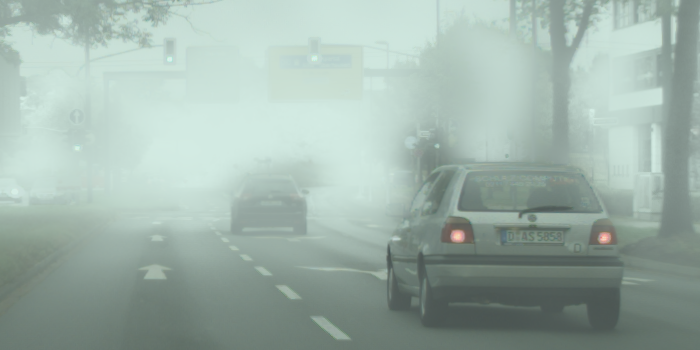
%> input picture Visibility_final_zipped/Visibility_estimation/Dataset/foggycar.png, 700 x 350 px
$ octave main.m   (GNU Octave 9; MATLAB toolbox functions it lacks are replaced by stand-ins)
%> lines starting %> are read from the running program, lines starting %| are printed output that depends on the picture
### Visibility_final_zipped/Visibility_estimation/readIm.m
function im = readIm(image, ext)
%> called with image = 'foggycar', ext = '.png'
cd 'Dataset'
im = imread(strcat(image, ext));
%> im is the input picture: size 350x700x3 uint8; mean R, G, B 158.5, 178, 169.8
cd ..

im = double(im);
%> im: size 350x700x3 double
im = im./255;

### Visibility_final_zipped/Visibility_estimation/darkchannel.m
function dark = darkchannel(im_input)

[height, width, ~] = size(im_input);

patch_size = 15;
pad_size = 7;


dark = zeros(height, width); % the dark channel

pad_added = padarray(im_input, [pad_size pad_size], Inf);

for j = 1:height
    for i = 1:width

        patch = pad_added(j:(j+patch_size-1), i:(i+patch_size-1),:);

        dark(j,i) = min(patch(:));


     end
end

### Visibility_final_zipped/Visibility_estimation/atmlight.m
function A = atmlight(im_input, dark_image)

% vector and sort operations to find closest to 1 atmospheric light

[height, width, ~] = size(im_input);
imsize = width * height;

range = floor(imsize/1000);
dark_J_vector = reshape(dark_image,imsize,1);
input_im_vector = reshape(im_input,imsize,3);

[dark_J_vector, indices] = sort(dark_J_vector);
indices = indices(imsize-range+1:end);

atmSum = zeros(1,3);
for ind = 1:range
    atmSum = atmSum + input_im_vector(indices(ind),:);
end

A = atmSum / range;

### Visibility_final_zipped/Visibility_estimation/transmission.m
function trans = transmission(im_input, A)

omega = 1;

im_div_light = zeros(size(im_input));


for c = 1:3
    im_div_light(:,:,c) = im_input(:,:,c)./A(c);
end


trans = 1-omega*darkchannel(im_div_light);

### Visibility_final_zipped/Visibility_estimation/visibility.m
function visi = visibility(transm)

H = size(transm,1)/3;
W = size(transm,2)/3;

heightpart = floor(H);
widthpart = floor(W);

for i = 0:2
    for j = 0:2

    B = transm((1+(i*heightpart)):((1+i)*heightpart),  (1+(j*widthpart)):((1+j)*widthpart) );

    Result(1+i,1+j) = mean(B,'all');


    end
end


visi = Result;

end

### Visibility_final_zipped/Visibility_estimation/scaling.m
function scale = scaling(visi)

scale = zeros(3,3);

for i = 1:3
    for j = 1:3
    if  visi(i,j) >= 0.7
        scale(i,j) = 5;
    elseif visi(i,j) >= 0.55
        scale(i,j) = 4;
    elseif visi(i,j) >= 0.4
        scale(i,j) = 3;
    elseif visi(i,j) >= 0.2
        scale(i,j) = 2;
    elseif visi(i,j) >= 0
        scale(i,j) = 1;
    else
        scale(i,j) = -1;
    end
    end

end

### Visibility_final_zipped/Visibility_estimation/overall.m
function ovr = overall(transm)

tmp = mean(transm,'all');

if  tmp >= 0.7
        ovr = 5;
    elseif tmp >= 0.55
        ovr = 4;
    elseif tmp >= 0.4
        ovr = 3;
    elseif tmp >= 0.2
        ovr = 2;
    elseif tmp >= 0
        ovr = 1;
    else
        ovr(i,j) = -1;
end

### Visibility_final_zipped/Visibility_estimation/scaleonimage.m
function soi = scaleonimage(image, scale)

H = size(image,1)/3;
W = size(image,2)/3;
C = size(image,1)/15;

heightpart = floor(H);
widthpart = floor(W);

figure;
imshow(image);

for i = 0:2
    for j = 0:2

    B = scale(i+1,j+1);

    X = floor(widthpart/2);
    Y = floor(heightpart/2);

    X = X+widthpart*j;
    Y = Y+heightpart*i;

    switch B
        case 1
          text(X,Y,'1','Color','#8c8c8c','FontSize',C);
        case 2
          text(X,Y,'2','Color','#8c8c8c','FontSize',C);
        case 3
          text(X,Y,'3','Color','#404040','FontSize',C);
        case 4
          text(X,Y,'4','Color','#8c8c8c','FontSize',C);
        case 5
          text(X,Y,'5','Color','#8c8c8c','FontSize',C);
    end


    end
end

soi = 1;


end

### Visibility_final_zipped/Visibility_estimation/main.m

% % Program consists of two parts, in default only DCP method is ON
% First part is dark prior channel method.
% Second is canny edge detection method.
% To make both methods work
% remove indexing of lines 18, 23, 30, 37, 38
% and lines 100 to 124
% also make sure that path in cd - line 14 is set correctly


clc; clear all; close all;


cd('C:\Users\dudek\Documents\MATLAB\Visibility_estimation');

file_ext = '.png';
file = {'foggycar'};
% ref = {'IMG_7411_RGB'};
scale = 1;

%filename operations
file = char(file);
% ref = char(ref);
disp(strcat('Process: ', file));


%read image and save it in results folder
imageRGB = imresize(readIm(file, file_ext), scale);
imwrite(imageRGB, fullfile('Results', strcat(file, file_ext)));
% imageref = imresize(readIm(ref, file_ext), scale);


%plottingimage
figure;
imshow(imageRGB);

% [31 lines of commented-out code are left out]

dark = darkchannel(imageRGB);
%> in darkchannel, `pad_added = padarray(im_input, [pad_size pad_size], Inf);`: pad_added: size 364x714x3 double; 5.73% of the values are NaN or infinite; the others: min 0.282, max 0.957, mean 0.662
%> after the loop in darkchannel, `for j = 1:height`:
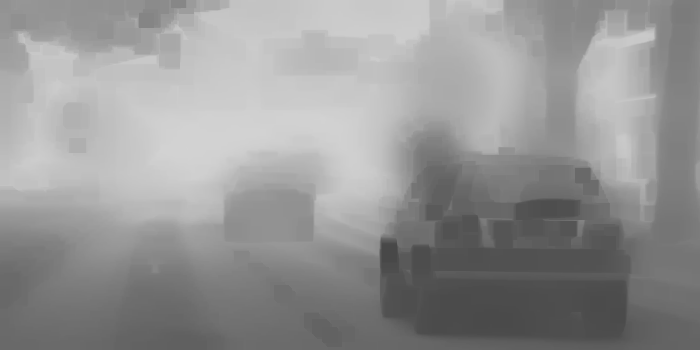
%> dark: size 350x700 double; min 0.282, max 0.827, mean 0.583
imwrite(dark, fullfile('Results', strcat(file, '_dark', file_ext)));
% figure;
% imshow(dark);

%calculate atmospheric light
light = atmlight(imageRGB, dark);
%> in atmlight, `indices = indices(imsize-range+1:end);`: indices = 245 values, max 113871 at index 242, min 65248 at index 243, mean 92394.4
%> the loop in atmlight, `for ind = 1:range` made 245 passes
%> atmSum on passes 1 to 3: [0.824 0.918 0.886], [1.65 1.84 1.77], [2.47 2.75 2.66]
%> after the loop in atmlight, `for ind = 1:range`: atmSum = [201.8 224.9 217.2]
%> in atmlight, `A = atmSum / range;`: A = [0.824 0.918 0.886]
%> light = [0.824 0.918 0.886]

%transmission map
trans = transmission(imageRGB, light);
%> after the loop in transmission, `for c = 1:3`:
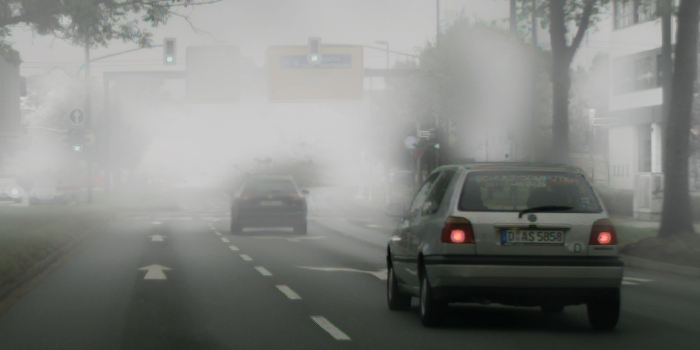
%> im_div_light: size 350x700x3 double; mean R, G, B 0.755, 0.76, 0.751; drawn with min black and max white
%> in darkchannel (call 2), `pad_added = padarray(im_input, [pad_size pad_size], Inf);`: pad_added: size 364x714x3 double; 5.73% of the values are NaN or infinite; the others: min 0.343, max 1.16, mean 0.755
%> after the loop in darkchannel (call 2), `for j = 1:height`:
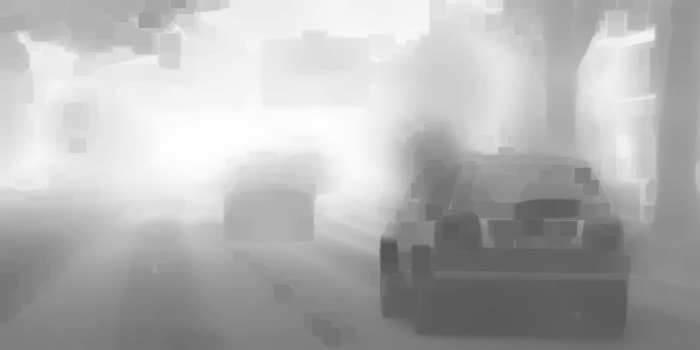
%> dark: size 350x700 double; min 0.343, max 1, mean 0.704
%> in transmission, `trans = 1-omega*darkchannel(im_div_light);`:
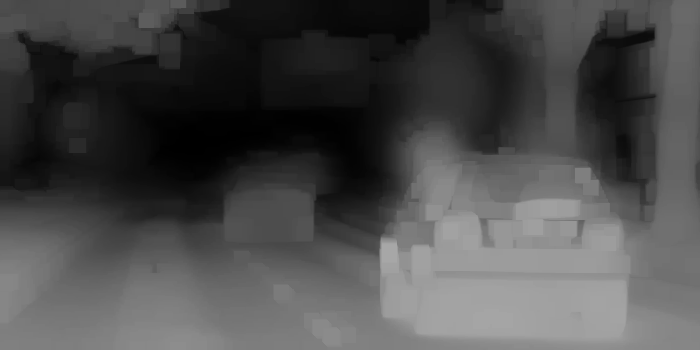
%> trans: size 350x700 double; min 0.000126, max 0.657, mean 0.296
imwrite(trans, fullfile('Results', strcat(file, '_trans', file_ext)));
%  figure;
%  imshow(trans);


%my proposed way to calculate visibility
visi = visibility(trans)
%> after the loop in visibility, `for i = 0:2`: Result = [0.153 0.0869 0.232; 0.114 0.213 0.359; 0.436 0.484 0.573]
%> in visibility, `visi = Result;`: visi has the same summary as Result
%> visi has the same summary as Result in visibility
scale = scaling(visi)
%> after the loop in scaling, `for i = 1:3`: scale = [1 1 2; 1 2 2; 3 3 4]
%> scale = [1 1 2; 1 2 2; 3 3 4]
ovr = overall(trans)
%> in overall, `tmp = mean(transm,'all');`: tmp = 0.296
%> ovr = 2

%write data on our image
soi = scaleonimage(imageRGB,scale);
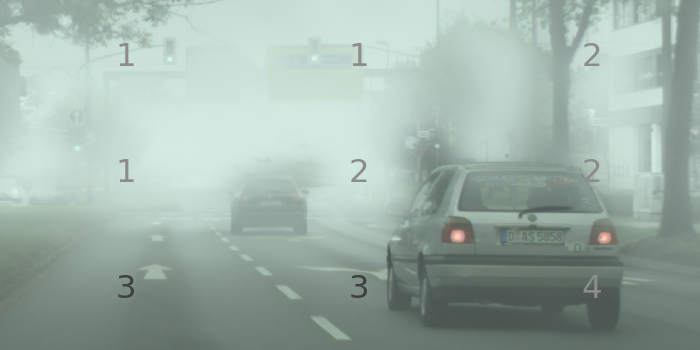
%> figure redrawn from the program's plot data
%> soi = 1

%
% %second method is canny edge algorithm
% %it applies for static camera and we need some base
% %so we need picture of object when there was no fog
% %then we can estimate fog by comparing edges matching
%
 %Canny edge algorithm built in

%  imagegray = rgb2gray(imageRGB);
%   canny = edge(imagegray,'Canny');
%   figure;
%   imshow(canny);
% %
% %  %canny edge for reference image
%   imagerefgray = rgb2gray(imageref);
%   cannyref = edge(imagerefgray, 'Canny');
%   figure;
%   imshow(cannyref);
% %
% %  %doing intersection to prove it matches
%   inter = bitand(canny, cannyref);
%   figure;
%   imshow(inter);
% %
% %  %calculating non zero elements
%   nbase = nnz(cannyref);
%   ninter = nnz(inter);
% %
% %  %calculating matching of base and intersection
%   matching = ninter/nbase;
%   result = cannyresult(matching)
%

$ run again, with Visibility_final_zipped/Visibility_estimation/Dataset/1.jpg saved as Visibility_final_zipped/Visibility_estimation/Dataset/foggycar.png
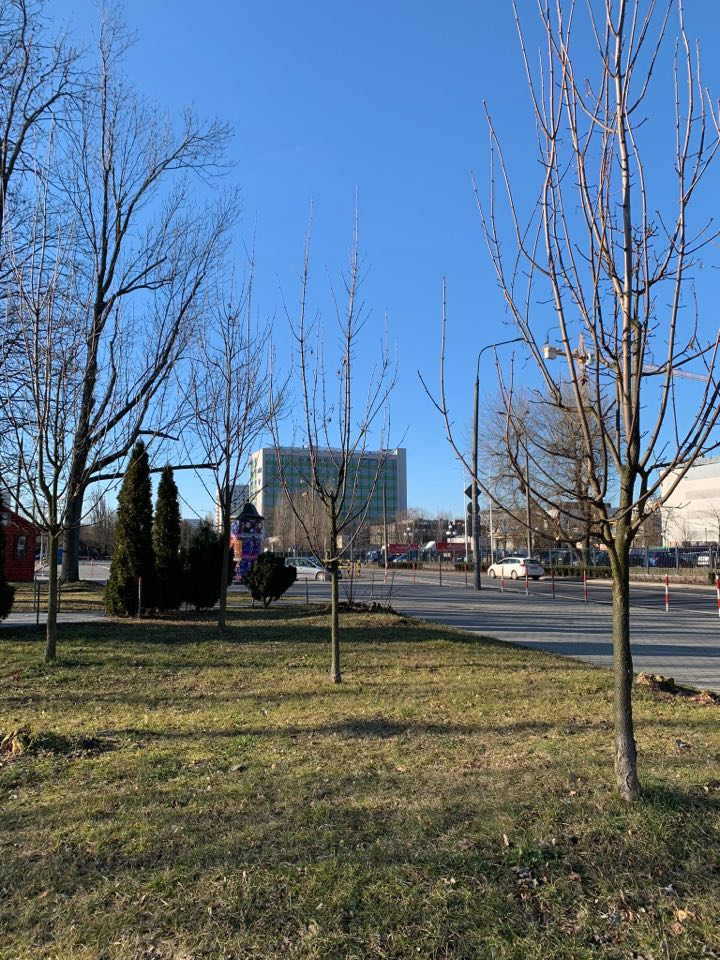
%> input picture Visibility_final_zipped/Visibility_estimation/Dataset/1.jpg, 720 x 960 px
%> in readIm, im is the input picture: size 960x720x3 uint8; mean R, G, B 93.6, 114.8, 134.9
%> pad_added: size 974x734x3 double; 3.32% of the values are NaN or infinite; the others: min 0, max 1, mean 0.449
%> after the loop in darkchannel, `for j = 1:height`:
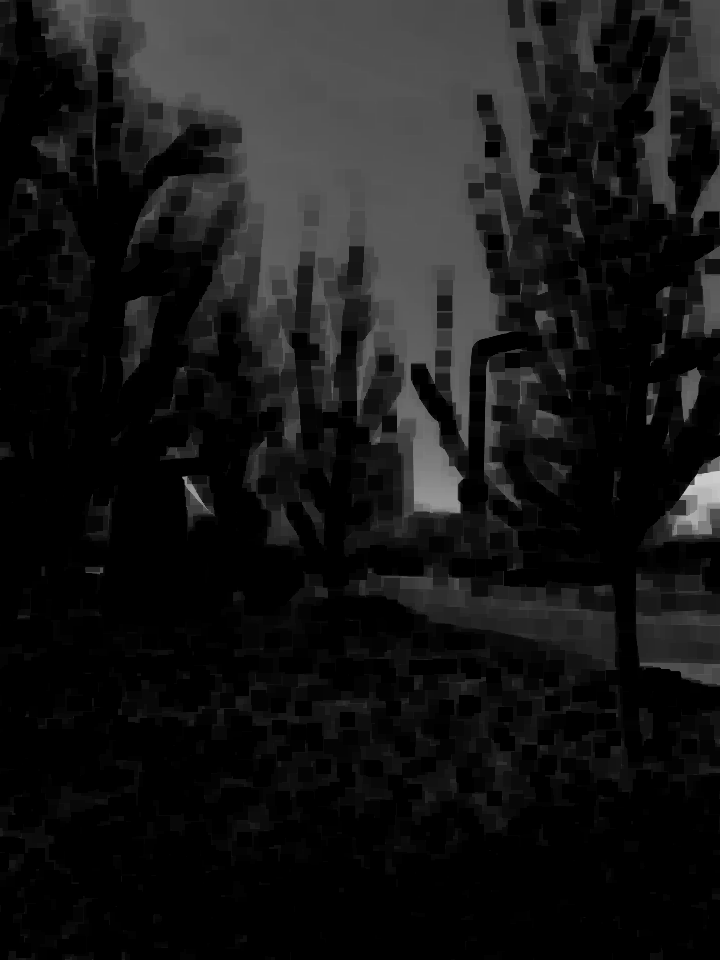
%> dark: size 960x720 double; min 0, max 0.808, mean 0.0897
%> indices = 691 values, max 690742 at index 283, min 656175 at index 246, mean 678704.3
%> the loop in atmlight, `for ind = 1:range` made 691 passes
%> atmSum on passes 1 to 3: [0.827 0.776 0.714], [1.65 1.55 1.44], [2.53 2.36 2.2]
%> after the loop in atmlight, `for ind = 1:range`: atmSum = [650.9 619.5 577.2]
%> A = [0.942 0.896 0.835]
%> pad_added: size 974x734x3 double; 3.32% of the values are NaN or infinite; the others: min 0, max 1.2, mean 0.508
%> after the loop in visibility, `for i = 0:2`: Result = [0.875 0.668 0.874; 0.985 0.876 0.912; 0.992 0.979 0.972]
%> in visibility, `visi = Result;`: visi has the same summary as Result
%> `visi = visibility(trans)`: visi has the same summary as Result in visibility
%> after the loop in scaling, `for i = 1:3`: scale = [5 4 5; 5 5 5; 5 5 5]
%> tmp = 0.904
%> ovr = 5
%> `soi = scaleonimage(imageRGB,scale);`:
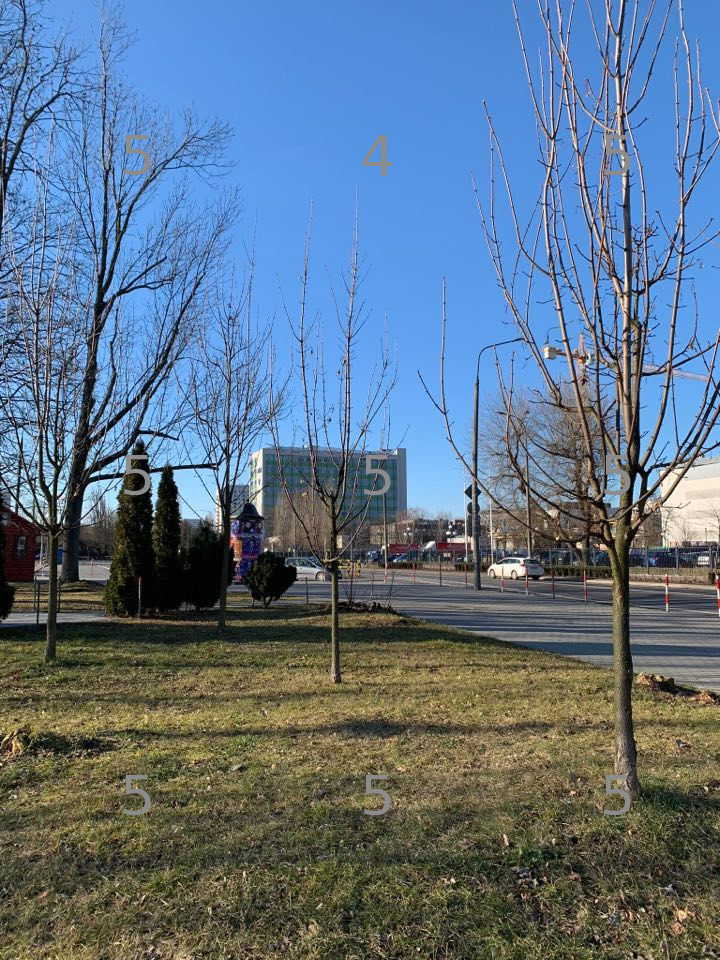
%> figure redrawn from the program's plot data
%> soi = 1
